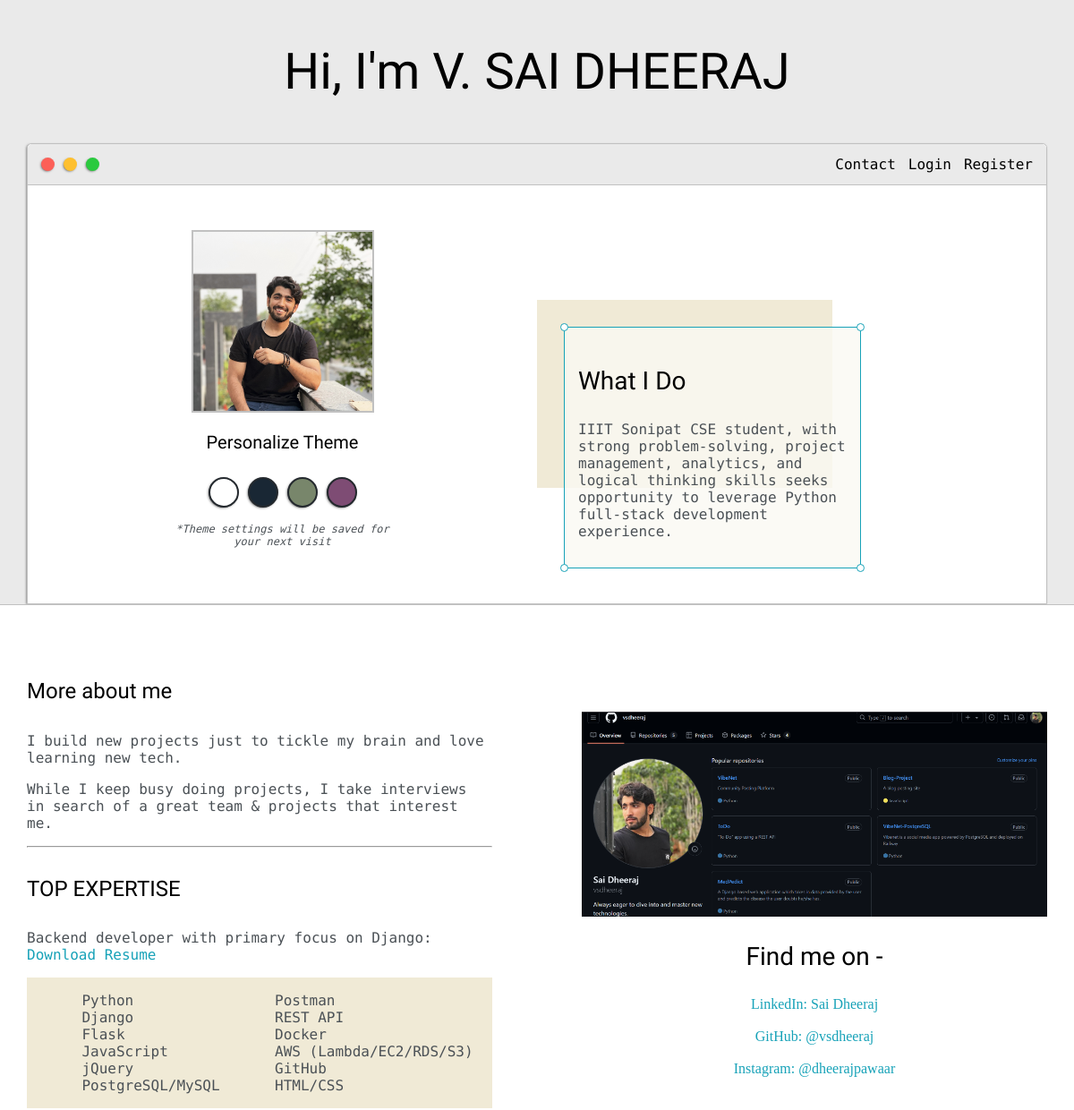
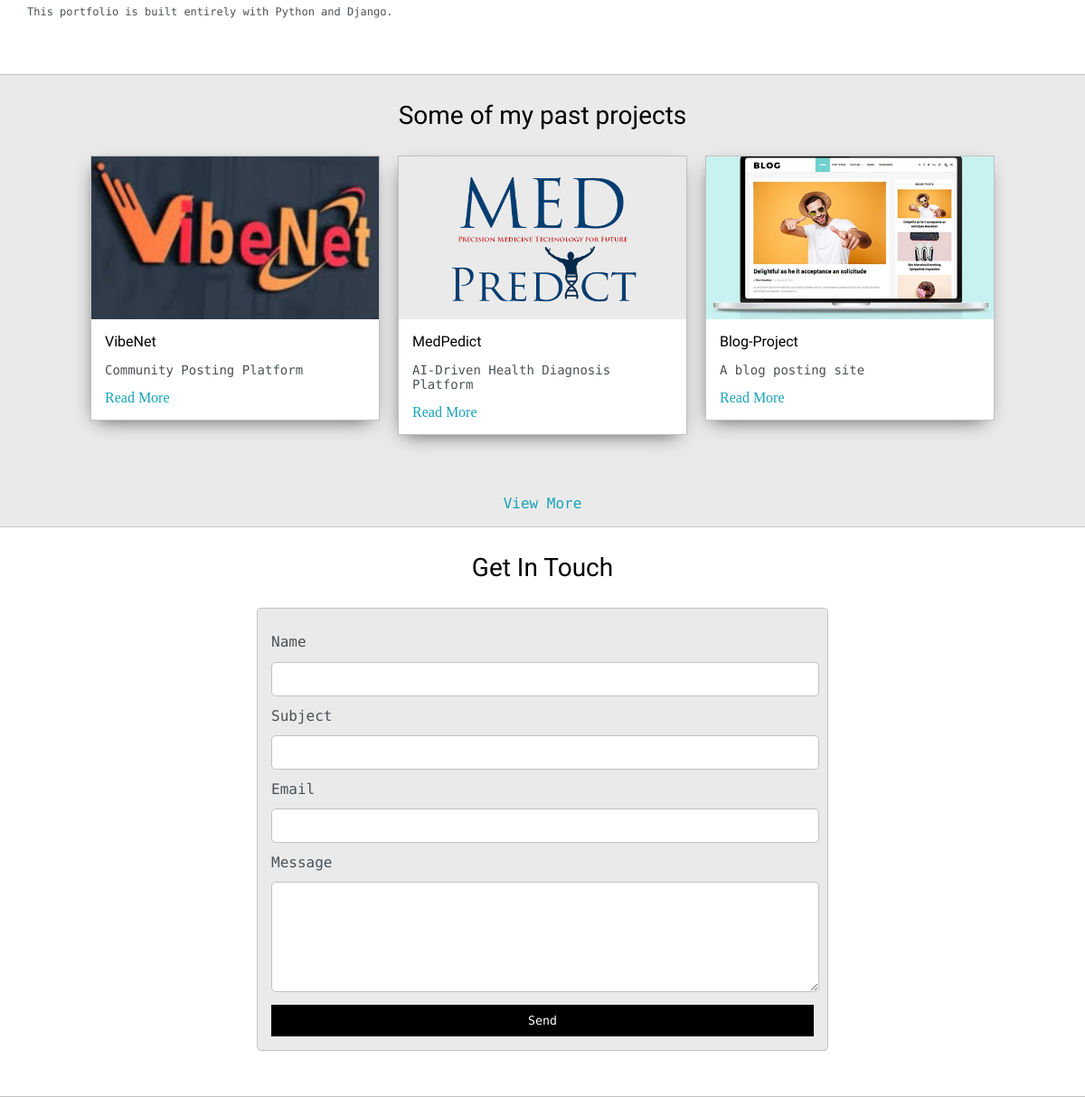
The page / on the database its author committed (2 pictures, top to bottom).
### base/models.py (models this page shows, shortened)
class Post(models.Model):
    headline = models.CharField(max_length=200)
    sub_headline = models.CharField(max_length=200, null=True, blank=True)
    thumbnail = models.ImageField(null=True, blank=True, upload_to="images", default="/images/placeholder.png")
    github_url = models.URLField(
        "GitHub repository URL",
        max_length=500,
        null=True,
        blank=True,
        help_text="Optional. Example: https://github.com/username/repo",
    )
    body = CKEditor5Field(config_name='extends')
    created = models.DateTimeField(auto_now_add=True)
    active = models.BooleanField(default=False)
    featured = models.BooleanField(default=False)
    tags = models.ManyToManyField(Tag, blank=True)
    slug = models.SlugField(null=True, blank=True)

### base/views.py (the view)
# urls.py: path('', views.home, name='home'),
def home(request):
    posts = Post.objects.filter(active=True, featured=True)[0:3]
    return render(request, 'base/index.html', {'posts':posts})

### base/templates/base/index.html (shortened to what this page needs)
<!DOCTYPE html>
{% load static %}
<html>
<head>
	<link rel="stylesheet" type="text/css" href="{% static 'css/default.css' %}">
	<link id="theme-style" rel="stylesheet" type="text/css" href="">
</head>
<body>
	<section class="s1">
		<div class="main-container">
			<div class="greeting-wrapper">
				<h1>Hi, I'm V. SAI DHEERAJ</h1>
			</div>
			<div class="intro-wrapper">
				{% include 'base/navbar.html' %}
				<div class="left-column">
					<img id="profile_pic" src="{% static 'images/DHEERAJ.jpg' %}">
					<h5 style="text-align: center;line-height: 0;">Personalize Theme</h5>
					<div id="theme-options-wrapper">
						<div data-mode="light" id="light-mode" class="theme-dot"></div>
						<div data-mode="blue" id="blue-mode" class="theme-dot"></div>
						<div data-mode="green" id="green-mode" class="theme-dot"></div>
						<div data-mode="purple" id="purple-mode" class="theme-dot"></div>
					</div>
					<p id="settings-note">*Theme settings will be saved for<br>your next visit</p>
				</div>
				<div class="right-column">
					<div id="preview-shadow">
						<div id="preview">
							<div id="corner-tl" class="corner"></div>
							<div id="corner-tr" class="corner"></div>
							<h3>What I Do</h3>
							<p>IIIT Sonipat CSE student,
								with strong problem-solving, project management, analytics,
								and logical thinking skills seeks opportunity
								to leverage Python full-stack development experience.</p>
							<div id="corner-br" class="corner"></div>
							<div id="corner-bl" class="corner"></div>
						</div>
					</div>
				</div>
			</div>
		</div>
	</section>
	<section class="s2">
		<div class="main-container">
			<div class="about-wrapper">
				<div class="about-me">
					<h4>More about me</h4>
					<p>I build new projects just to tickle my brain and love learning new tech.</p>
					<p>While I keep busy doing projects, I take interviews in search of a great team & projects that interest me.</p>
					<hr>
					<h4>TOP EXPERTISE</h4>
					<p>Backend developer with primary focus on Django: <br> <a target="_blank" href="{% static 'v sai dheeraj - resume.pdf' %}">Download Resume</a></p>
					<div id="skills">
						<ul>
							<li>Python</li>
							<li>Django</li>
							<li>Flask</li>
							<li>JavaScript</li>
							<li>jQuery</li>
							<li>PostgreSQL/MySQL</li>
						</ul>
						<ul>
							<li>Postman</li>
							<li>REST API</li>
							<li>Docker</li>
							<li>AWS (Lambda/EC2/RDS/S3)</li>
							<li>GitHub</li>
							<li>HTML/CSS</li>
						</ul>
					</div>
					<p class="text-muted" style="margin-top:8px;font-size:12px;">This portfolio is built entirely with Python and Django.</p>
				</div>
				<div class="social-links">
					<img id="social_img" src="{% static 'images/follow.png' %}">
					<h3>Find me on - </h3>
					<a target="_blank" href="https://www.linkedin.com/in/vsaidheeraj/">LinkedIn: Sai Dheeraj</a>
					<br>
					<a target="_blank" href="https://github.com/vsdheeraj">GitHub: @vsdheeraj</a>
					<br>
					<a target="_blank" href="https://www.instagram.com/dheerajpawaar/">Instagram: @dheerajpawaar</a>
				</div>
			</div>
		</div>
	</section>
	<section class="s1">
		<div class="main-container">
			<h3 style="text-align: center;">Some of my past projects</h3>
			<div class="post-wrapper">
				{% for post in posts %}
				<div>
					<div class="post">
						<img class="thumbnail" src="{{post.thumbnail.url}}">
						<div class="post-preview">
							<h6 class="post-title">{{post.headline}}</h6>
							<p class="post-intro">{{post.sub_headline}}</p>
							<a href="{%  url 'post' post.slug %}">Read More</a>
						</div>
					</div>
				</div>
				{% endfor %}
			</div>
			<p align="center">
				<a href="{% url 'posts' %}">View More</a>
			</p>
		</div>
	</section>
	<section class="s2">
		<div class="main-container">
			<h3 style="text-align: center;">Get In Touch</h3>
			<form id="contact-form" method="POST" action="{% url 'send_email' %}">
				<label>Name</label>
				<input required class="input-field" type="text" name="name">
				<label>Subject</label>
				<input required class="input-field" type="text" name="subject">
				<label>Email</label>
				<input required class="input-field" type="text" name="email">
				<label>Message</label>
				<textarea required class="input-field" name="message"></textarea>
				<input id="submit-btn" type="submit" value="Send">
			</form>
		</div>
	</section>
</body>
</html>

### rows shown on the page
Post: thumbnail (picture), headline "VibeNet", sub_headline "Community Posting Platform"
Post: thumbnail (picture), headline "MedPedict", sub_headline "AI-Driven Health Diagnosis Platform"
Post: thumbnail (picture), headline "Blog-Project", sub_headline "A blog posting site"
